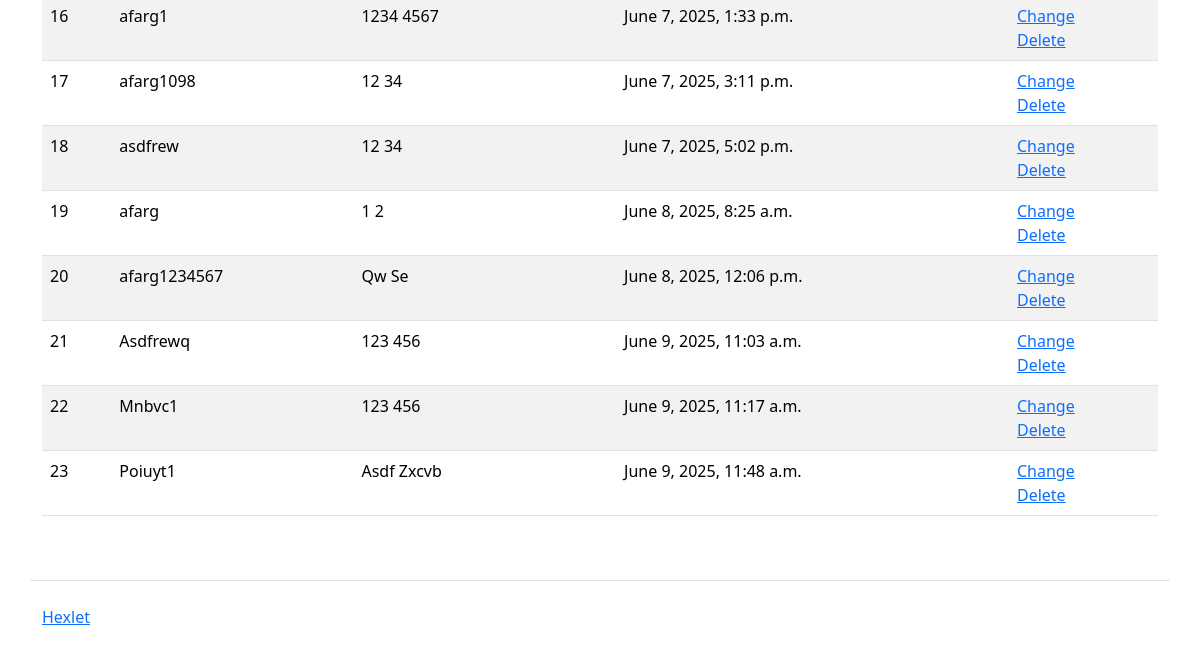
/users/ (lower part), run on an earlier commit of the app's database.
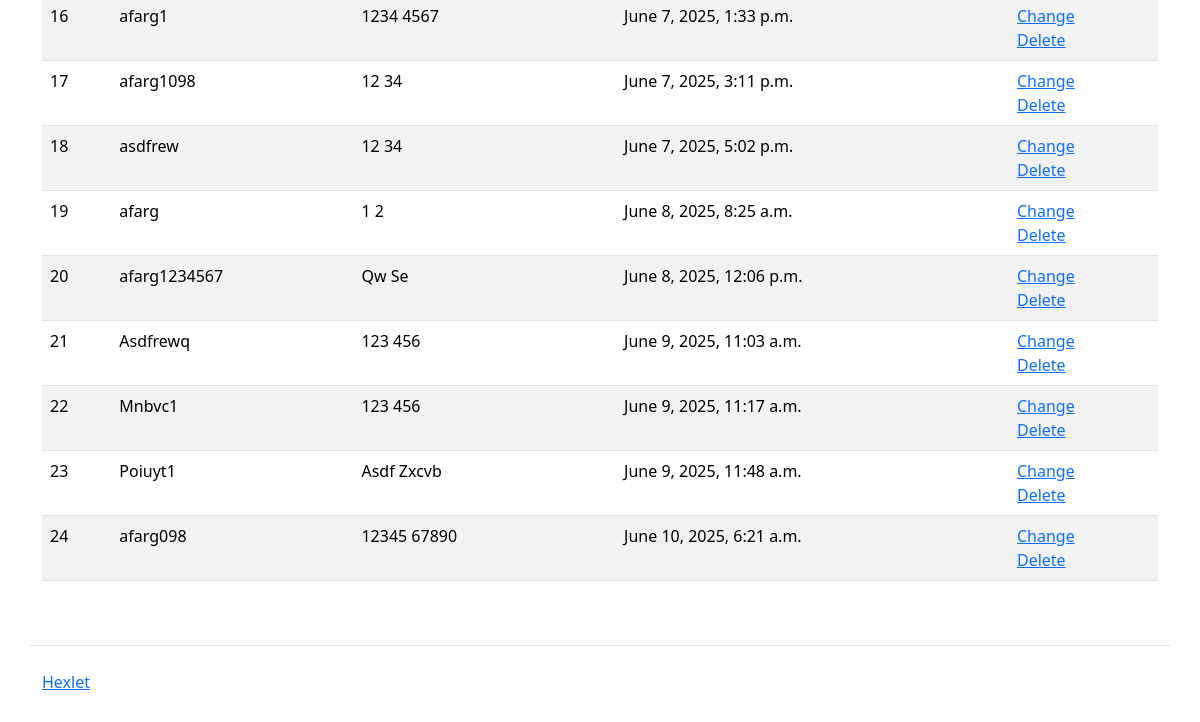
And on a later commit of the database.
### task_manager/users/models.py (models this page shows, shortened)
class Users(AbstractUser, PermissionsMixin):
    first_name = models.TextField(
        max_length=150,
        verbose_name=_('Name')
        )
    last_name = models.TextField(
        max_length=150,
        verbose_name=_('Surname')
        )
    username = models.TextField(
        max_length=150,
        unique=True,
        verbose_name=_('Username'),
        )
    password = models.TextField(
        max_length=20,
        verbose_name=_('Password')
        )
    created_at = models.DateTimeField(
        auto_now_add=True,
        verbose_name=_('Creation date')
        )
    USERNAME_FIELD = 'username'

### task_manager/users/views.py (the view)
# urls.py: path('', views.IndexView.as_view(), name='index'),
class IndexView(View):
    def get(self, request, *args, **kwargs):
        users = Users.objects.all()
        return render(request, 'users/index.html', context={
            'name': _('Users'),
            'users': users,
        })

### task_manager/templates/users/index.html (shortened to what this page needs)
{% extends "index.html" %}
{% load i18n %}
{% block context %}
<table class="table table-striped">
  <tbody>
    {% if users %}
    {% for user in users %}
      <tr>
        <td>{{ user.id }}</td>
        <td>{{ user.username }}</td>
        <td>{{ user.get_full_name }}</td>
        <td>{{ user.created_at }}</td>
        <td>
          <a href="/users/{{ user.id }}/update/">{% translate 'Сhange' %}</a>
          <br>
          <a href="/users/{{ user.id }}/delete/">{% translate 'Delete' %}</a>
        </td>
      </tr>
    {% endfor %}
    {% endif %}
  </tbody>
</table>
{% endblock %}

What changed in the data, as far as the page shows it:
added Users: id "24", username "afarg098", get_full_name "12345 67890", created_at "June 10, 2025, 6:21 a.m."
